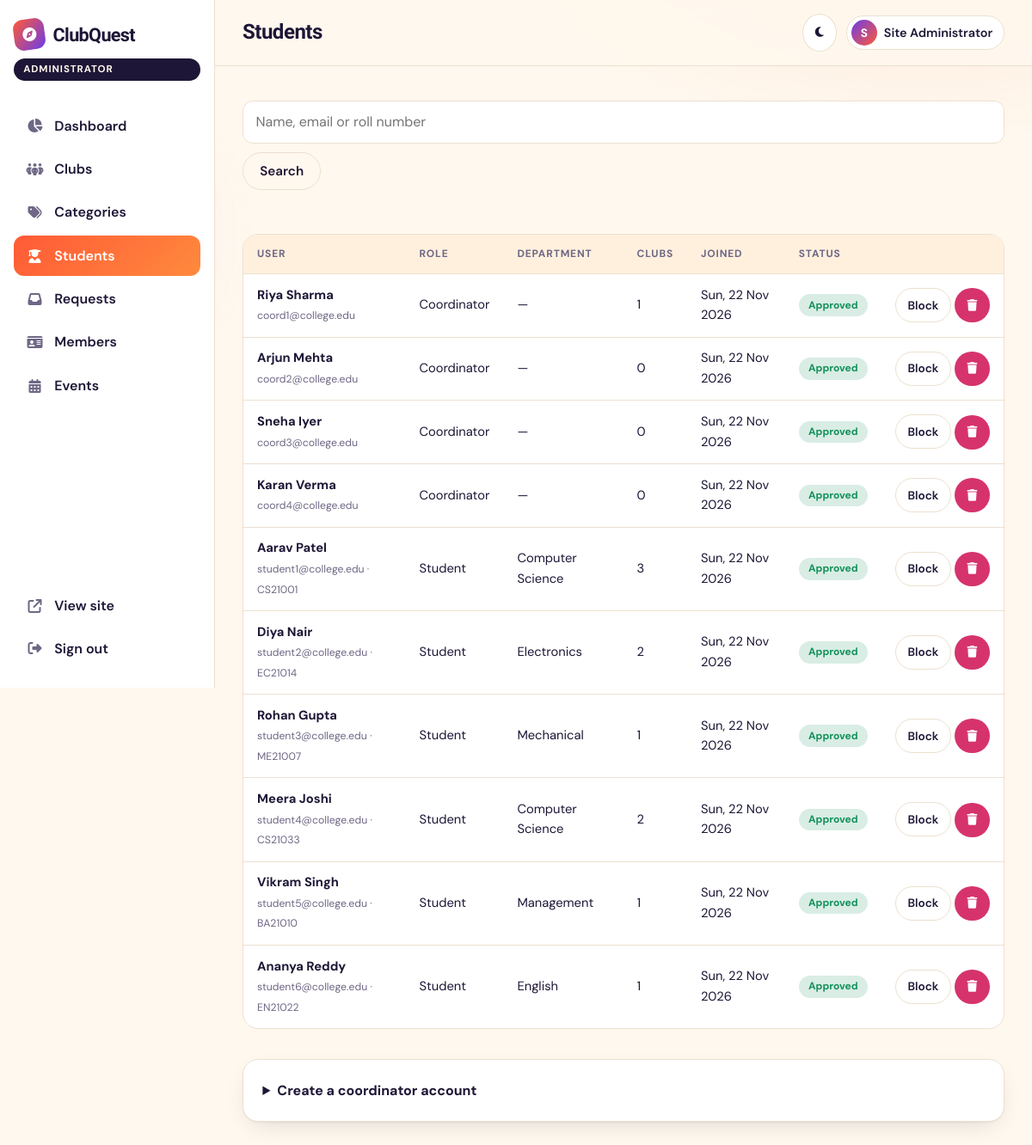
The app's page /admin/students.php (signed in) with its own data.
### tables this page shows
CREATE TABLE users (
  id            INT UNSIGNED AUTO_INCREMENT PRIMARY KEY,
  name          VARCHAR(100) NOT NULL,
  email         VARCHAR(150) NOT NULL UNIQUE,
  password_hash VARCHAR(255) NOT NULL,
  role          ENUM('student','coordinator','admin') NOT NULL DEFAULT 'student',
  status        ENUM('active','blocked') NOT NULL DEFAULT 'active',
  created_at    TIMESTAMP NOT NULL DEFAULT CURRENT_TIMESTAMP,
  INDEX idx_users_role (role)
);

CREATE TABLE student_profiles (
  user_id        INT UNSIGNED PRIMARY KEY,
  roll_number    VARCHAR(40)  NULL,
  department     VARCHAR(100) NULL,
  year_of_study  TINYINT UNSIGNED NULL,
  phone          VARCHAR(20)  NULL,
  skills         VARCHAR(500) NULL,           
  career_goal    VARCHAR(200) NULL,
  bio            TEXT NULL,
  FOREIGN KEY (user_id) REFERENCES users(id) ON DELETE CASCADE
);

### config/database.php (called while the page is built, shortened)
<?php
function db(): PDO
{
    static $pdo = null;
    if ($pdo === null) {
        $dsn = 'mysql:host=' . DB_HOST . ';port=' . DB_PORT . ';dbname=' . DB_NAME . ';charset=utf8mb4';
        try {
            $pdo = new PDO($dsn, DB_USER, DB_PASS, [
                PDO::ATTR_ERRMODE            => PDO::ERRMODE_EXCEPTION,
                PDO::ATTR_DEFAULT_FETCH_MODE => PDO::FETCH_ASSOC,
                PDO::ATTR_EMULATE_PREPARES   => false,
            ]);
        } catch (PDOException $e) {
            http_response_code(500);
            exit('<h2>Database connection failed.</h2><p>Import <code>database.sql</code> and check <code>config/database.php</code>.</p>');
        }
    }
    return $pdo;
}

### includes/auth.php (called while the page is built, shortened)
<?php
require_once dirname(__DIR__) . '/config/database.php';
require_once __DIR__ . '/functions.php';
function current_user(): ?array
{
    static $user = false;
    if ($user === false) {
        $user = null;
        if (!empty($_SESSION['user_id'])) {
            $s = db()->prepare('SELECT id,name,email,role,status FROM users WHERE id=?');
            $s->execute([$_SESSION['user_id']]);
            $u = $s->fetch();
            if ($u && $u['status'] === 'active') $user = $u;
            else { session_unset(); }
        }
    }
    return $user;
}
function require_role(string ...$roles): array
{
    $u = current_user();
    return $u;
}

### admin/students.php (the view, shortened to what this page needs)
<?php
require_once dirname(__DIR__) . '/includes/auth.php';
$user = require_role('admin');
$pdo = db();
$q = input('q');
$st = $pdo->prepare('SELECT u.*, sp.department, sp.year_of_study, sp.roll_number, (SELECT COUNT(*) FROM club_members m WHERE m.user_id=u.id) clubs
    FROM users u LEFT JOIN student_profiles sp ON sp.user_id=u.id WHERE u.role IN ("student","coordinator") AND (u.name LIKE ? OR u.email LIKE ? OR sp.roll_number LIKE ?) ORDER BY u.created_at DESC LIMIT 300');
$l = like_escape($q); $st->execute([$l, $l, $l]);
$rows = $st->fetchAll();
$pageTitle = 'Students'; $active = 'students';
include dirname(__DIR__) . '/includes/dash_header.php';
?>
<form class="inline-filter" method="get"><input type="search" name="q" value="<?= e($q) ?>" placeholder="Name, email or roll number"><button class="btn btn-ghost">Search</button></form>
<div class="table-wrap"><table class="table"><thead><tr><th>User</th><th>Role</th><th>Department</th><th>Clubs</th><th>Joined</th><th>Status</th><th></th></tr></thead><tbody>
<?php foreach ($rows as $r): ?><tr><td><b><?= e($r['name']) ?></b><br><small class="muted"><?= e($r['email']) ?><?= $r['roll_number'] ? ' · ' . e($r['roll_number']) : '' ?></small></td>
  <td><?= e(ucfirst($r['role'])) ?></td><td><?= e($r['department'] ?: '—') ?></td><td><?= (int)$r['clubs'] ?></td><td><?= e(fmt_date($r['created_at'])) ?></td><td><?= status_badge($r['status'] === 'active' ? 'approved' : 'rejected') ?></td>
  <td class="right nowrap"><form method="post" class="inline"><?= csrf_field() ?><input type="hidden" name="user_id" value="<?= (int)$r['id'] ?>">
    <button class="btn btn-ghost btn-sm" name="action" value="<?= $r['status'] === 'active' ? 'block' : 'unblock' ?>"><?= $r['status'] === 'active' ? 'Block' : 'Unblock' ?></button></form>
    <form method="post" class="inline" data-confirm="Permanently delete <?= e($r['name']) ?>?"><button class="btn btn-danger btn-sm"><i class="fa-solid fa-trash"></i></button></form></td></tr>
<?php endforeach; if (!$rows): ?><tr><td colspan="7" class="center muted">No users found.</td></tr><?php endif; ?></tbody></table></div>
<details class="card"><summary><b>Create a coordinator account</b></summary>
    </details>
<?php include dirname(__DIR__) . '/includes/dash_footer.php'; ?>

### includes/dash_header.php (shortened to what this page needs)
<?php
require_once __DIR__ . '/auth.php';
$user = current_user();
$isAdmin = $user['role'] === 'admin';
$active = $active ?? '';
$base = $isAdmin ? 'admin' : 'coordinator';
$links = $isAdmin ? [
    ['index', 'fa-chart-pie', 'Dashboard'],
    ['clubs', 'fa-people-group', 'Clubs'],
    ['categories', 'fa-tags', 'Categories'],
    ['students', 'fa-user-graduate', 'Students'],
    ['requests', 'fa-inbox', 'Requests'],
    ['members', 'fa-id-card', 'Members'],
    ['events', 'fa-calendar-days', 'Events'],
] : [
    ['index', 'fa-chart-pie', 'Overview'],
    ['requests', 'fa-inbox', 'Applications'],
    ['members', 'fa-id-card', 'Members'],
    ['events', 'fa-calendar-days', 'Events'],
    ['club-edit', 'fa-pen-to-square', 'Club Info'],
];
?>
<!DOCTYPE html>
<html lang="en" data-theme="light">
<head>
<link rel="stylesheet" href="https://cdnjs.cloudflare.com/ajax/libs/font-awesome/6.5.1/css/all.min.css">
<link rel="stylesheet" href="<?= e(url('assets/css/style.css')) ?>">
<link rel="stylesheet" href="<?= e(url('assets/css/responsive.css')) ?>">
</head>
<body class="dash-body">
<div class="dash">
  <aside class="sidebar" id="sidebar">
    <a href="<?= e(url('index.php')) ?>" class="brand"><span class="brand-mark"><i class="fa-solid fa-compass"></i></span><span><?= e(APP_NAME) ?></span></a>
    <span class="role-pill"><?= $isAdmin ? 'Administrator' : 'Coordinator' ?></span>
    <nav>
      <?php foreach ($links as [$file, $icon, $label]): ?>
        <a href="<?= e(url("$base/$file.php")) ?>" class="<?= $active === $file ? 'active' : '' ?>"><i class="fa-solid <?= $icon ?>"></i><?= $label ?></a>
      <?php endforeach; ?>
    </nav>
    <div class="sidebar-foot">
      <a href="<?= e(url('index.php')) ?>"><i class="fa-solid fa-arrow-up-right-from-square"></i> View site</a>
      <a href="<?= e(url('auth/logout.php')) ?>"><i class="fa-solid fa-right-from-bracket"></i> Sign out</a>
    </div>
  </aside>
  <div class="dash-main">
    <header class="dash-top">
      <h1><?= e($pageTitle ?? 'Dashboard') ?></h1>
      <div class="dash-top-right">
        <button class="icon-btn" id="theme-toggle" aria-label="Toggle dark mode"><i class="fa-solid fa-moon"></i><i class="fa-solid fa-sun"></i></button>
        <span class="user-chip static"><span class="avatar"><?= e(strtoupper(mb_substr($user['name'], 0, 1))) ?></span><span class="uname"><?= e($user['name']) ?></span></span>
      </div>
    </header>
    <section class="dash-content">

### includes/functions.php (shortened to what this page needs)
<?php
function e(?string $s): string { return htmlspecialchars((string)$s, ENT_QUOTES | ENT_SUBSTITUTE, 'UTF-8'); }
function url(string $path = ''): string { return BASE_URL . '/' . ltrim($path, '/'); }
function input(string $key, string $default = ''): string
{
    $v = $_POST[$key] ?? $_GET[$key] ?? $default;
    return is_string($v) ? trim($v) : $default;
}
function fmt_date(string $dt): string { return date('D, d M Y', strtotime($dt)); }
function status_badge(string $s): string { return '<span class="badge badge-' . e($s) . '">' . e(ucfirst($s)) . '</span>'; }

### assets/css/responsive.css (style rules this page uses)
html { -webkit-text-size-adjust:100%;text-size-adjust:100% }
body { overflow-x:hidden }
h1,h2,h3 { overflow-wrap:anywhere }
.table-wrap { -webkit-overflow-scrolling:touch }
:root { --tap:44px }
@media (hover:none),(pointer:coarse) { .btn,.icon-btn,.tabs a,.pagination a,.interest span,.check { min-height:var(--tap) } }
@media (hover:none),(pointer:coarse) { .btn-sm { min-height:40px } }
@media (hover:none),(pointer:coarse) { input:not([type=checkbox]):not([type=radio]),select,textarea { font-size:16px } }

### records on screen
users: name "S", name "Site Administrator"
users: name "Riya Sharma", email "coord1@college.edu", role "Coordinator", department "—", clubs "1", created_at "Sun, 22 Nov 2026", status "Block"
users: name "Arjun Mehta", email "coord2@college.edu", role "Coordinator", department "—", clubs "0", created_at "Sun, 22 Nov 2026", status "Block"
users: name "Sneha Iyer", email "coord3@college.edu", role "Coordinator", department "—", clubs "0", created_at "Sun, 22 Nov 2026", status "Block"
users: name "Karan Verma", email "coord4@college.edu", role "Coordinator", department "—", clubs "0", created_at "Sun, 22 Nov 2026", status "Block"
student_profiles: user_id.name "Aarav Patel", user_id.email "student1@college.edu", roll_number "CS21001", user_id.role "Student", department "Computer Science", clubs "3", user_id.created_at "Sun, 22 Nov 2026"
student_profiles: user_id.name "Diya Nair", user_id.email "student2@college.edu", roll_number "EC21014", user_id.role "Student", department "Electronics", clubs "2", user_id.created_at "Sun, 22 Nov 2026"
student_profiles: user_id.name "Rohan Gupta", user_id.email "student3@college.edu", roll_number "ME21007", user_id.role "Student", department "Mechanical", clubs "1", user_id.created_at "Sun, 22 Nov 2026"
student_profiles: user_id.name "Meera Joshi", user_id.email "student4@college.edu", roll_number "CS21033", user_id.role "Student", department "Computer Science", clubs "2", user_id.created_at "Sun, 22 Nov 2026"
student_profiles: user_id.name "Vikram Singh", user_id.email "student5@college.edu", roll_number "BA21010", user_id.role "Student", department "Management", clubs "1", user_id.created_at "Sun, 22 Nov 2026"
student_profiles: user_id.name "Ananya Reddy", user_id.email "student6@college.edu", roll_number "EN21022", user_id.role "Student", department "English", clubs "1", user_id.created_at "Sun, 22 Nov 2026"

### other values on screen
APP_NAME "ClubQuest"
$label "Dashboard"
$label "Clubs"
$label "Categories"
$label "Students"
$label "Requests"
$label "Members"
$label "Events"
$pageTitle "Students"
